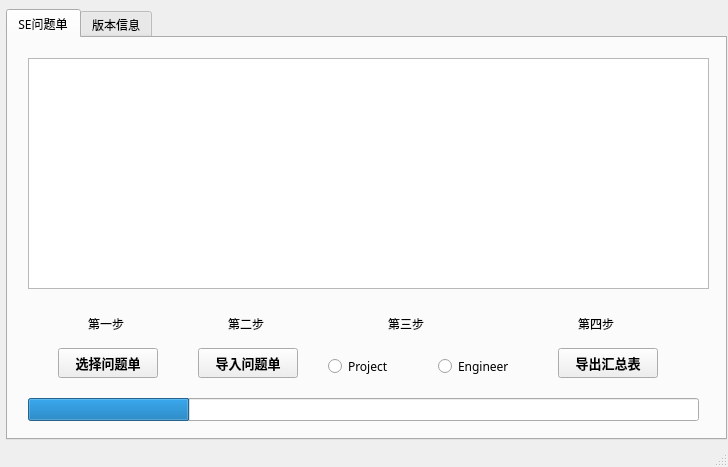
<?xml version="1.0" encoding="UTF-8"?>
<ui version="4.0">
 <class>SAIC_MED</class>
 <widget class="QMainWindow" name="SAIC_MED">
  <property name="geometry">
   <rect>
    <x>0</x>
    <y>0</y>
    <width>728</width>
    <height>467</height>
   </rect>
  </property>
  <property name="sizePolicy">
   <sizepolicy hsizetype="Fixed" vsizetype="Fixed">
    <horstretch>0</horstretch>
    <verstretch>0</verstretch>
   </sizepolicy>
  </property>
  <property name="windowTitle">
   <string>PyQtSE</string>
  </property>
  <widget class="QWidget" name="centralwidget">
   <widget class="QTabWidget" name="tabWidget">
    <property name="geometry">
     <rect>
      <x>6</x>
      <y>9</y>
      <width>721</width>
      <height>431</height>
     </rect>
    </property>
    <property name="sizePolicy">
     <sizepolicy hsizetype="Fixed" vsizetype="Fixed">
      <horstretch>0</horstretch>
      <verstretch>0</verstretch>
     </sizepolicy>
    </property>
    <property name="font">
     <font>
      <family>微软雅黑</family>
     </font>
    </property>
    <property name="cursor">
     <cursorShape>PointingHandCursor</cursorShape>
    </property>
    <property name="contextMenuPolicy">
     <enum>Qt::NoContextMenu</enum>
    </property>
    <property name="autoFillBackground">
     <bool>false</bool>
    </property>
    <property name="currentIndex">
     <number>0</number>
    </property>
    <widget class="QWidget" name="tab_SE">
     <attribute name="title">
      <string>SE问题单</string>
     </attribute>
     <widget class="QPushButton" name="pushButton_ImportSEProblemSheet">
      <property name="geometry">
       <rect>
        <x>190</x>
        <y>310</y>
        <width>100</width>
        <height>30</height>
       </rect>
      </property>
      <property name="font">
       <font>
        <family>微软雅黑</family>
        <pointsize>10</pointsize>
        <weight>75</weight>
        <bold>true</bold>
       </font>
      </property>
      <property name="text">
       <string>导入问题单</string>
      </property>
     </widget>
     <widget class="QPushButton" name="pushButton_ExportOverviewSheet">
      <property name="geometry">
       <rect>
        <x>550</x>
        <y>310</y>
        <width>100</width>
        <height>30</height>
       </rect>
      </property>
      <property name="font">
       <font>
        <family>微软雅黑</family>
        <pointsize>10</pointsize>
        <weight>75</weight>
        <bold>true</bold>
       </font>
      </property>
      <property name="text">
       <string>导出汇总表</string>
      </property>
     </widget>
     <widget class="QListWidget" name="listWidget_listSEPPT">
      <property name="geometry">
       <rect>
        <x>20</x>
        <y>20</y>
        <width>681</width>
        <height>231</height>
       </rect>
      </property>
     </widget>
     <widget class="QPushButton" name="pushButton_SelectSEProblemSheet">
      <property name="geometry">
       <rect>
        <x>50</x>
        <y>310</y>
        <width>100</width>
        <height>30</height>
       </rect>
      </property>
      <property name="font">
       <font>
        <family>微软雅黑</family>
        <pointsize>10</pointsize>
        <weight>75</weight>
        <bold>true</bold>
       </font>
      </property>
      <property name="text">
       <string>选择问题单</string>
      </property>
     </widget>
     <widget class="QProgressBar" name="progressBar_SE">
      <property name="geometry">
       <rect>
        <x>20</x>
        <y>360</y>
        <width>671</width>
        <height>23</height>
       </rect>
      </property>
      <property name="value">
       <number>24</number>
      </property>
      <property name="textVisible">
       <bool>false</bool>
      </property>
     </widget>
     <widget class="QRadioButton" name="radioButton_Project">
      <property name="geometry">
       <rect>
        <x>320</x>
        <y>320</y>
        <width>89</width>
        <height>16</height>
       </rect>
      </property>
      <property name="text">
       <string>Project</string>
      </property>
     </widget>
     <widget class="QRadioButton" name="radioButton_Engineer">
      <property name="geometry">
       <rect>
        <x>430</x>
        <y>320</y>
        <width>89</width>
        <height>16</height>
       </rect>
      </property>
      <property name="text">
       <string>Engineer</string>
      </property>
     </widget>
     <widget class="QLabel" name="label">
      <property name="geometry">
       <rect>
        <x>80</x>
        <y>280</y>
        <width>54</width>
        <height>12</height>
       </rect>
      </property>
      <property name="text">
       <string>第一步</string>
      </property>
     </widget>
     <widget class="QLabel" name="label_2">
      <property name="geometry">
       <rect>
        <x>220</x>
        <y>280</y>
        <width>54</width>
        <height>12</height>
       </rect>
      </property>
      <property name="text">
       <string>第二步</string>
      </property>
     </widget>
     <widget class="QLabel" name="label_3">
      <property name="geometry">
       <rect>
        <x>380</x>
        <y>280</y>
        <width>54</width>
        <height>12</height>
       </rect>
      </property>
      <property name="text">
       <string>第三步</string>
      </property>
     </widget>
     <widget class="QLabel" name="label_4">
      <property name="geometry">
       <rect>
        <x>570</x>
        <y>280</y>
        <width>54</width>
        <height>12</height>
       </rect>
      </property>
      <property name="text">
       <string>第四步</string>
      </property>
     </widget>
    </widget>
    <widget class="QWidget" name="tab_Version">
     <attribute name="title">
      <string>版本信息</string>
     </attribute>
     <widget class="QLabel" name="label_Version">
      <property name="geometry">
       <rect>
        <x>30</x>
        <y>20</y>
        <width>671</width>
        <height>31</height>
       </rect>
      </property>
      <property name="font">
       <font>
        <pointsize>14</pointsize>
       </font>
      </property>
      <property name="text">
       <string>TextLabel</string>
      </property>
      <property name="alignment">
       <set>Qt::AlignLeading|Qt::AlignLeft|Qt::AlignTop</set>
      </property>
     </widget>
     <widget class="QListWidget" name="listWidget_verLog">
      <property name="geometry">
       <rect>
        <x>15</x>
        <y>61</y>
        <width>691</width>
        <height>281</height>
       </rect>
      </property>
     </widget>
    </widget>
   </widget>
  </widget>
  <widget class="QMenuBar" name="menubar">
   <property name="geometry">
    <rect>
     <x>0</x>
     <y>0</y>
     <width>728</width>
     <height>23</height>
    </rect>
   </property>
  </widget>
  <widget class="QStatusBar" name="statusbar"/>
 </widget>
 <resources/>
 <connections/>
</ui>
